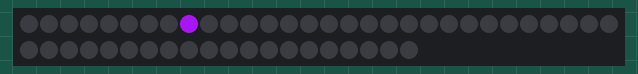
The sketch below on a simulated Arduino Uno, built with avr-gcc and run on an emulated ATmega328P. On the bench: 50 RGB LEDs in strip order, left to right, continuing on the next row. Random numbers use the default seed unless the sketch sets one.

Above: at 0.05 s.
At 4.2 s:
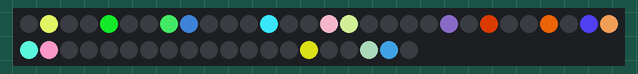
At 8.51 s:
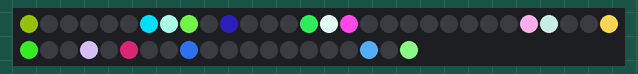
At 19.27 s:
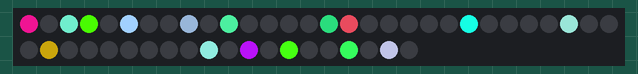
At 27.88 s:
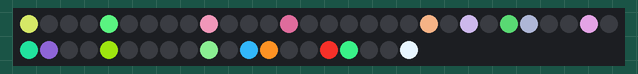
At 38.64 s:
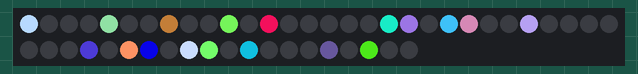

The sketch:

Random_Twinkle_Example.ino
```cpp
#include <FastLED.h>

#define LED_PIN     1
#define NUM_LEDS    50
#define BRIGHTNESS  64
#define LED_TYPE    WS2811
#define COLOR_ORDER RGB

CRGB leds[NUM_LEDS];

void setup() {
  FastLED.addLeds<WS2811, LED_PIN, COLOR_ORDER>(leds, NUM_LEDS).setCorrection( TypicalLEDStrip );
}

void loop() {
  TwinkleRandom(20, 100, false);
}

void TwinkleRandom(int Count, int SpeedDelay, boolean OnlyOne) {
  setAll(0,0,0);

  for (int i=0; i<Count; i++) {
     setPixel(random(NUM_LEDS),random(0,255),random(0,255),random(0,255));
     showStrip();
     delay(SpeedDelay);
     if(OnlyOne) {
       setAll(0,0,0);
     }
   }

  delay(SpeedDelay);
}

void showStrip() {
   FastLED.show();
}

void setPixel(int Pixel, byte red, byte green, byte blue) {
   // FastLED
   leds[Pixel].r = red;
   leds[Pixel].g = green;
   leds[Pixel].b = blue;
}

void setAll(byte red, byte green, byte blue) {
  for(int i = 0; i < NUM_LEDS; i++ ) {
    setPixel(i, red, green, blue);
  }
  showStrip();
}
```
